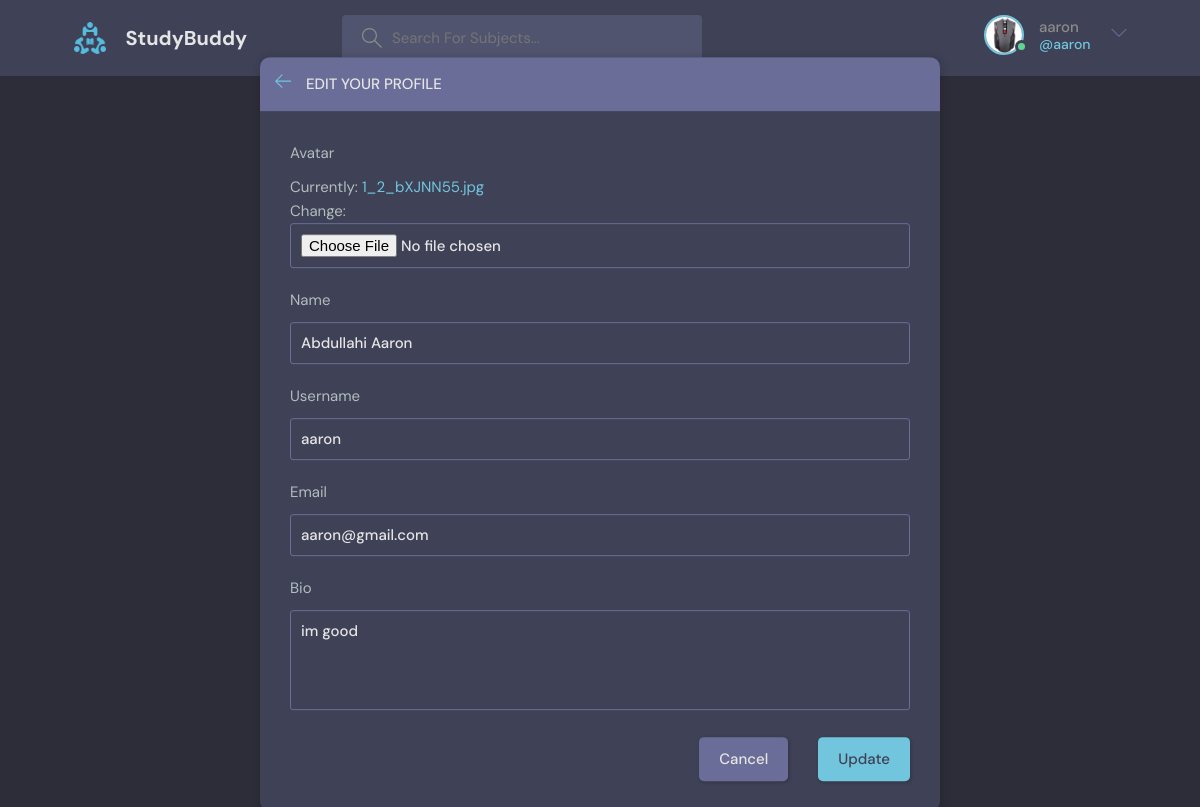
The app's page /update-user/1/ (signed in) with its own data.
### main/models.py (models this page shows)
class User(AbstractUser):
    name = models.CharField(max_length=200, null=True)
    email = models.EmailField(unique=True, null=True)
    bio = models.TextField(null=True)
    avatar = models.ImageField(null=True, default="avatar.svg" )
    grade= models.ForeignKey(Grade, on_delete= models.SET_NULL, null=True)
    USERNAME_FIELD = 'email'
    REQUIRED_FIELDS = []

### main/views.py (the view)
# urls.py: path('update-user/<str:pk>/',views.updateUser, name = "update-user"),
@login_required(login_url='/login_page')
def updateUser(request, pk):
    user = request.user
    form = UpdateUserForm(instance=user)
    if request.method == 'POST':
        form = UpdateUserForm(request.POST,request.FILES,instance=user)
        if form.is_valid():
            form.save()
            return redirect('user-profile',pk=user.id)
    return render(request , 'main/update-user.html', {'form':form})

### main/forms.py
class UpdateUserForm(ModelForm):
    class Meta:
        model = User
        fields = ['avatar','name','username', 'email', 'bio', ]

### main/templates/main/update-user.html (shortened to what this page needs)
{% extends 'main.html' %}
{% block content %}
    <main class="update-account layout">
        <div class="container">
            <div class="layout__box">
                <div class="layout__boxHeader">
                    <div class="layout__boxTitle">
                        <a href="{{request.META.HTTP_REFERER}}">
                            <svg version="1.1" xmlns="http://www.w3.org/2000/svg" width="32" height="32"
                                viewBox="0 0 32 32">
                                <title>arrow-left</title>
                                <path
                                    d="M13.723 2.286l-13.723 13.714 13.719 13.714 1.616-1.611-10.96-10.96h27.625v-2.286h-27.625l10.965-10.965-1.616-1.607z">
                                </path>
                            </svg>
                        </a>
                        <h3>Edit your profile</h3>
                    </div>
                </div>
                <div class="layout__body">
                    <form class="form" action="" method = 'POST' enctype = "multipart/form-data">
                      {% for fields in form %}
                        <div class="form__group">
                            <label for="profile_pic" name = "{{fields.label}}" >{{fields.label}}</label>
                            {{fields}}
                        </div>
                      {% endfor %}
                        <div class="form__action">
                            <a class="btn btn--dark" href="{{request.META.HTTP_REFERER}}">Cancel</a>
                            <button class="btn btn--main" type="submit">Update</button>
                        </div>
                    </form>
                </div>
            </div>
        </div>
    </main>
{% endblock %}

### templates/navbar.html (shortened to what this page needs)
{% load static %}
<header class="header header--loggedIn">
    <div class="container">
      <a href="/" class="header__logo">
        <img src="{% static 'images/favicon.ico' %}" />
        <h1>StudyBuddy</h1>
      </a>
      <form method = "GET" action="{% url 'home' %}" class="header__search">
        <label>
          <input type = "text" spellcheck='true'  name = 'q' placeholder="Search For Subjects..." />
        </label>
      </form>
      <nav class="header__menu">
        {% if request.user.is_authenticated %}
        <div class="header__user">
          <a href="{% url 'user-profile' request.user.id %}">
            <div class="avatar avatar--medium active">
              <img src="{{request.user.avatar.url}}" />
            </div>
            <p>{{request.user.username}}<span>@{{request.user.username}}</span></p>
          </a>
          <button class="dropdown-button">
            <svg version="1.1" xmlns="http://www.w3.org/2000/svg" width="32" height="32" viewBox="0 0 32 32">
              <title>chevron-down</title>
              <path d="M16 21l-13-13h-3l16 16 16-16h-3l-13 13z"></path>
            </svg>
          </button>
        </div>
        {% else %}
        <a href="{% url 'login_page' %}">
          <img src="{% static 'images/avatar.svg' %}" />
          <p>Login</p>
        </a>
        {% endif %}
      </nav>
    </div>
  </header>

### records on screen
User: user.avatar (picture), user.username "aaron", form "Abdullahi Aaron" "aaron" "aaron@gmail.com" "im good"

### other values on screen
{{ fields.label }} "Avatar" "Name" "Username" "Email" "Bio"
